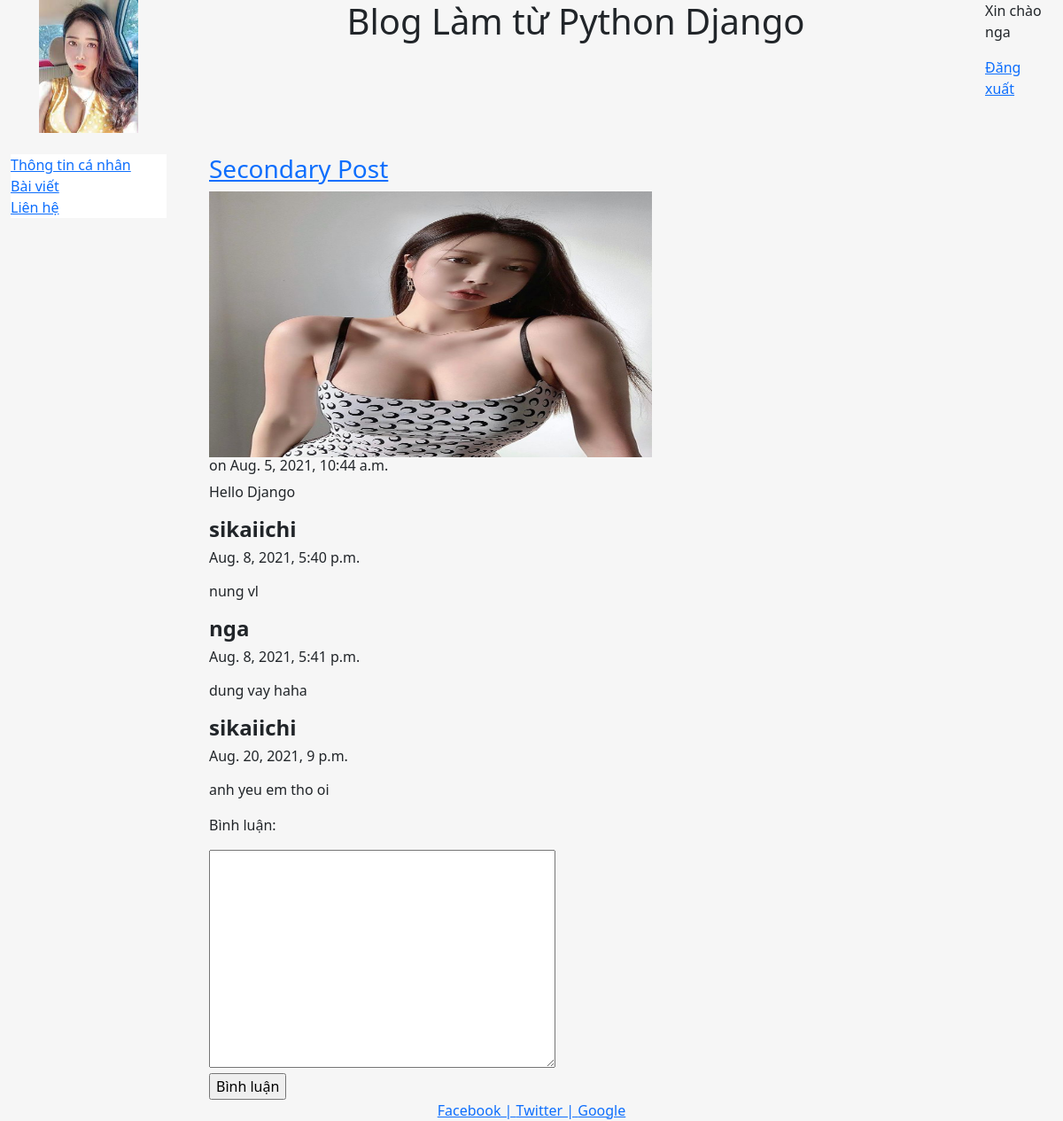
The app's page /blog/2/ (signed in) with its own data.
### blog/models.py (models this page shows, shortened)
class Post(models.Model):
    objects = models.Manager()
    title = models.CharField(max_length = 100)
    body  = models.TextField()
    date  = models.DateTimeField(auto_now_add = True)
    image = models.ImageField(null=True)

class Comment(models.Model):
    post = models.ForeignKey(Post, on_delete=models.CASCADE, related_name='comments')
    author = models.ForeignKey(settings.AUTH_USER_MODEL, on_delete=models.CASCADE)
    body = models.TextField()
    date = models.DateTimeField(auto_now_add=True)

### blog/views.py (the view)
# urls.py: path('<int:pk>/', views.post, name='post'),
def post(request, pk):
    post = get_object_or_404(Post, pk=pk)
    form = CommentForm()
    if request.method == "POST":
        form = CommentForm(request.POST, author=request.user, post=post)
        if form.is_valid():
            form.save()
            return HttpResponseRedirect(request.path)
    return render(request, "blog/post.html", {"post": post, "form": form})

### blog/forms.py (shortened to what this page needs)
class CommentForm(forms.ModelForm):
    def __init__(self, *args, **kwargs):
        self.author = kwargs.pop('author', None)
        self.post = kwargs.pop('post', None)
        super().__init__(*args, **kwargs)
    class Meta:
        model = Comment
        fields = ["body"]

### blog/templates/blog/post.html (shortened to what this page needs)
{% extends "pages/base.html" %}
{% block content %}
<h3><a href='{% url 'post' post.id %}' >{{post.title}}</a></h3>
<img src="{{post.image.url}}" width="500px" height="300px" />
<h6>on {{post.date}}</h6>
{{post.body|safe|linebreaks}}
{% for comment in post.comments.all %}
    <h4><strong>{{comment.author}}</strong></h4>
    <h6><p>{{comment.date}}</p></h6>
    <p>{{comment.body|linebreaks}}</p>
{% endfor %}
{% if user.username %}
    <form action="{% url 'post' post.id %}" method="POST">
        <p><label>Bình luận:</label></p>
        {{form.body}}
        <br/>
        <input type="submit" value="Bình luận"/>
    </form>
{% endif %}
{% endblock %}

### sieunhan/templates/pages/base.html (shortened to what this page needs)
<!DOCTYPE html>
<html lang="en">
<head>
    {% load static %}
    <link rel="stylesheet"  href="{% static 'css/bootstrap.min.css' %}" type="text/css">
</head>
<body>
    <div class="container-fluid" style="min-height:95%">
        <div class="row">
            <div class="col-sm-2">
                <center><img src="{% static 'images/images.jpg' %}" class="responsive-img" style="max-height:150px"/></center>
            </div>
            <div class="col-sm-9">
                <center><h1>Blog Làm từ Python Django</h1></center>
            </div>
            <div class="col-sm-1">
                {% if user.username %}
                    <p>Xin chào {{user.username}}</p>
                    <p><a href="{% url 'logout' %}">Đăng xuất</a></p>
                {% else %}
                    <p><a href="{% url 'register' %}">Đăng ký</a>|<a href="{% url 'login' %}">Đăng nhập</a></p>
                {% endif %}
            </div>
        </div>
        <br/>
        <div class="row">
            <div class="col-sm-2">
                <div class="bs-sliderbar" style="background-color:#fff;">
                    <ul class="nav flex-column">
                        <li><a href="/"> Thông tin cá nhân</a></li>
                        <li><a href="{% url 'blog' %}"> Bài viết</a></li>
                        <li><a href="{% url 'contact' %}"> Liên hệ</a></li>
                    </ul>
                </div>
            </div>
            <div class="col-sm-10">
                <div class="container-fluid">
                    {% block content %}
                    {% endblock %}
                </div>
            </div>
        </div>
    </div>
    <footer>
        <div class="container-fluid">
            <center><a href="https://www.facebook.com"> Facebook | </a><a href="https://twitter.com"> Twitter |</a><a href="https://www.google.com.vn"> Google </a></center>
        </div>
    </footer>
</body>
</html>

### sieunhan/templates/pages/base.html (style rules this page uses)
html, body { height: 100%; background-color: #f6f6f6; }

### records on screen
Post: title "Secondary Post", image (picture), date "Aug. 5, 2021, 10:44 a.m.", body "Hello Django"
Comment: author "sikaiichi", date "Aug. 8, 2021, 5:40 p.m.", body "nung vl"
Comment: author "nga", date "Aug. 8, 2021, 5:41 p.m.", body "dung vay haha"
Comment: author "sikaiichi", date "Aug. 20, 2021, 9 p.m.", body "anh yeu em tho oi"

### other values on screen
{{ user.username }} "nga"
